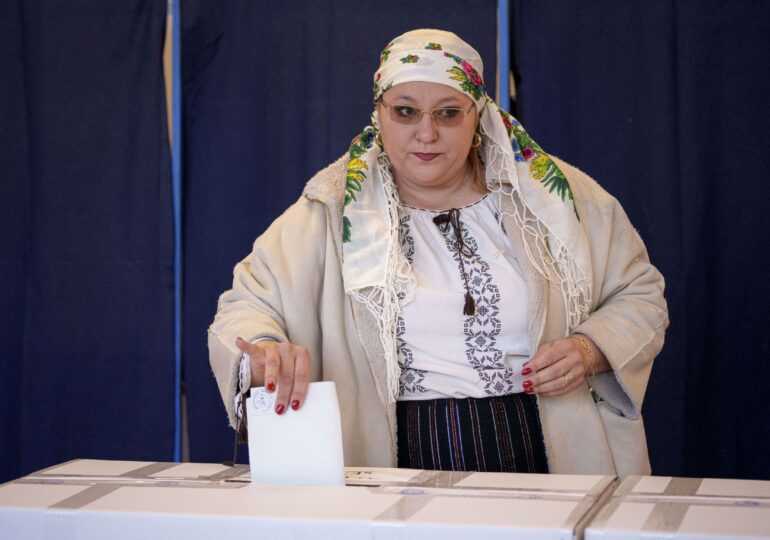
//> input picture images/sosoaca.bmp, 770 x 540 px
$ ./main   (built with g++ and OpenCV 4)
//> lines starting //> are read from the running program, lines starting //| are printed output that depends on the picture; after the words box and inside, x2 and y2 are one past the last pixel; in counts of white or black regions, pixels touching at a corner belong together
//> further down, imagine is the input picture: 540 rows x 770 cols, CV_8UC3; mean B, G, R 101.9, 89.9, 96
### src/efecte.h
#ifndef EFECTE_H
#define EFECTE_H

#include <opencv2/opencv.hpp>
#include <iostream>

using namespace std;
using namespace cv;

// Efecte simple
Mat efect_invert(const Mat& img);
Mat efect_monocrom(const Mat& img);
Mat efect_sepia(const Mat& img);
Mat efect_blur(const Mat& img);
Mat efect_desaturare(const Mat& img);

// Efecte complexe
Mat efect_posterize(const Mat& img, int niveluri);   // niveluri = câte valori să rămână pe canal

Mat efect_pixelate(const Mat& img, int blockSize);


#endif // EFECTE_H

### src/efecte.cpp
#include <iostream>
#include <opencv2/opencv.hpp>
#include <fstream>
#include "efecte.h"

using namespace std;
using namespace cv;


Mat efect_invert(const Mat& img) {
     // Inverseaza culorile fiecarui pixel: 255 - valoarea actuala

    //Mat rezultat = img;
    //optimizat cu img.clone
    Mat rezultat = img.clone();

    for (int i = 0; i < rezultat.rows; i++) {
        for (int j = 0; j < rezultat.cols; j++) {
            Vec3b& pixel = rezultat.at<Vec3b>(i, j);
            pixel[0] = 255 - pixel[0]; // B
            pixel[1] = 255 - pixel[1]; // G
            pixel[2] = 255 - pixel[2]; // R
        }
    }
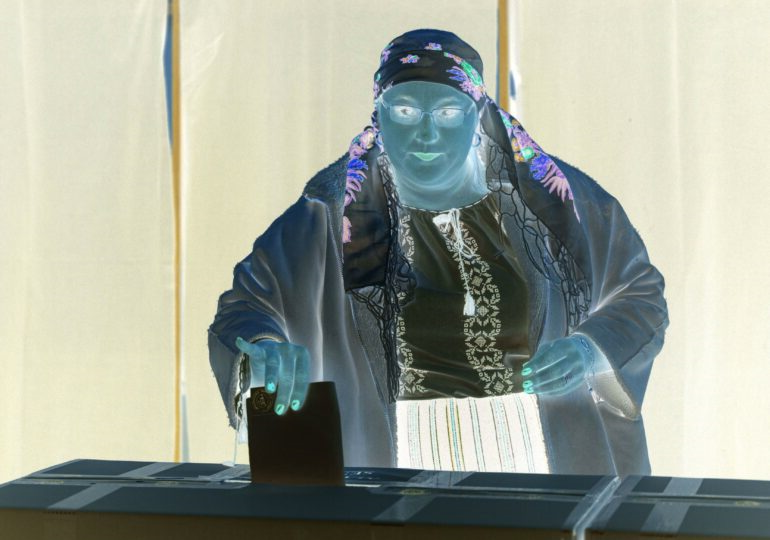
//> rezultat: 540 rows x 770 cols, CV_8UC3; mean B, G, R 153.1, 165.1, 159

    return rezultat;
}


Mat efect_monocrom(const Mat& img) {
     // Conversie la alb-negru binar pe baza mediei RGB

    //Mat rezultat = img;
    Mat rezultat = img.clone();

    for (int i = 0; i < rezultat.rows; i++) {
        for (int j = 0; j < rezultat.cols; j++) {
            Vec3b& pixel = rezultat.at<Vec3b>(i, j);
            int medie = (pixel[0] + pixel[1] + pixel[2]) / 3;
            uchar valoare = (medie > 127) ? 255 : 0;
            pixel[0] = valoare;
            pixel[1] = valoare;
            pixel[2] = valoare;
        }
    }
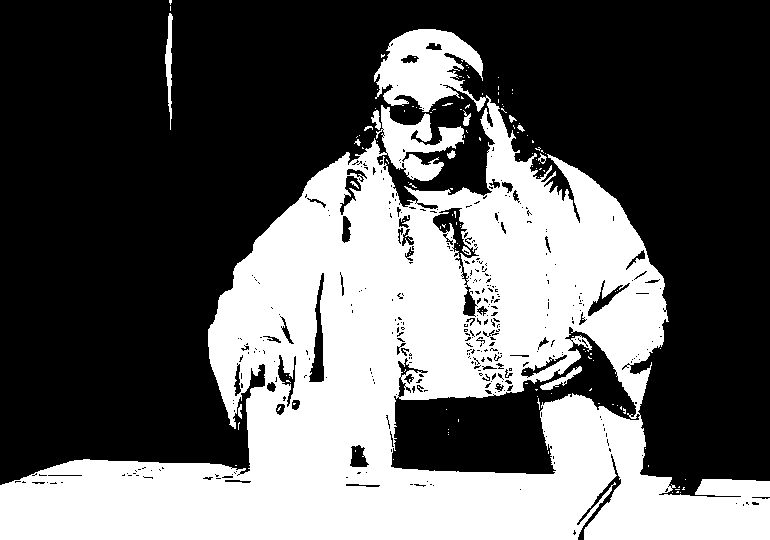
//> rezultat: 540 rows x 770 cols, CV_8UC3; 38.4% white; 139 white regions (125 under 20 px), largest, box (x1, y1, x2, y2) and area: (0, 29, 770, 540) 157991, (165, 13, 173, 130) 467, (540, 366, 582, 390) 264

    return rezultat;
}


Mat efect_sepia(const Mat& img) {
     // Aplica efectul sepia folosind formule fixe

    //Mat rezultat = img;
    Mat rezultat = img.clone();

    for (int i = 0; i < rezultat.rows; i++) {
        for (int j = 0; j < rezultat.cols; j++) {
            Vec3b pixel = rezultat.at<Vec3b>(i, j);
            int B = pixel[0], G = pixel[1], R = pixel[2];

            int nouR = 0.4 * R + 0.75 * G + 0.2 * B;
            int nouG = 0.35 * R + 0.7 * G + 0.15 * B;
            int nouB = 0.25 * R + 0.5 * G + 0.15 * B;

            if (nouR > 255) nouR = 255;
            if (nouG > 255) nouG = 255;
            if (nouB > 255) nouB = 255;

            rezultat.at<Vec3b>(i, j)[2] = (uchar)nouR;
            rezultat.at<Vec3b>(i, j)[1] = (uchar)nouG;
            rezultat.at<Vec3b>(i, j)[0] = (uchar)nouB;
        }
    }
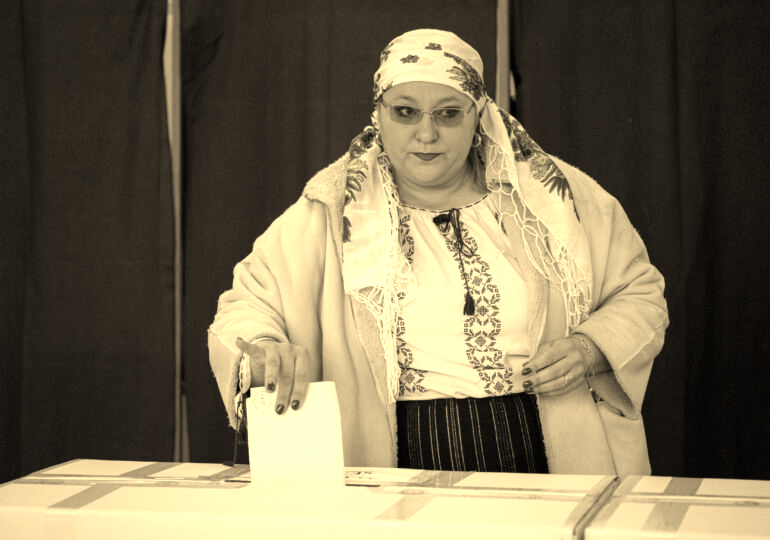
//> rezultat: 540 rows x 770 cols, CV_8UC3; mean B, G, R 83.8, 110.5, 120.3

    return rezultat;
}


// [29 lines of commented-out code are left out]
Mat efect_blur(const Mat& img) {
    int rows = img.rows;
//> rows = 540
    int cols = img.cols;
//> cols = 770

    Mat integralImg(rows + 1, cols + 1, CV_32SC3, Vec3i(0, 0, 0));

    for (int i = 0; i < rows; i++) {
        for (int j = 0; j < cols; j++) {
            Vec3b pix = img.at<Vec3b>(i, j);
            Vec3i valOrig(pix[0], pix[1], pix[2]);

            Vec3i sus    = integralImg.at<Vec3i>(i,   j + 1);
            Vec3i stanga = integralImg.at<Vec3i>(i + 1, j  );
            Vec3i diag   = integralImg.at<Vec3i>(i,   j  );

            Vec3i &dest = integralImg.at<Vec3i>(i + 1, j + 1);
            dest = valOrig + sus + stanga - diag;
        }
    }

    // Construim imaginea de output, inițial o clona a originalului
    //    Marginile le lăsăm neschimbate
    Mat rezultat = img.clone();

    // Pentru fiecare pixel interior, calculăm blur-ul pe 3×3 cu ajutorul imaginii integrale
    for (int i = 1; i < rows - 1; i++) {
        for (int j = 1; j < cols - 1; j++) {
            Vec3i A = integralImg.at<Vec3i>(i - 1,     j - 1);
            Vec3i B = integralImg.at<Vec3i>(i - 1,     j + 2);
            Vec3i C = integralImg.at<Vec3i>(i + 2,     j - 1);
            Vec3i D = integralImg.at<Vec3i>(i + 2,     j + 2);

            // Suma celor 9 pixeli (B, G, R) din patch-ul 3×3
            Vec3i sum3x3 = D + A - B - C;

            // Calculăm media pe cele 3 canale, împărțind la 9 și convertind la uchar
            Vec3b medie;
            medie[0] = static_cast<uchar>(sum3x3[0] / 9);
            medie[1] = static_cast<uchar>(sum3x3[1] / 9);
            medie[2] = static_cast<uchar>(sum3x3[2] / 9);

            rezultat.at<Vec3b>(i, j) = medie;
        }
    }

    return rezultat;
}


Mat efect_desaturare(const Mat& img) {
     // Efect de desaturare; reduce saturația culorilor

    //Mat rezultat = img;
    Mat rezultat = img.clone();

    for (int i = 0; i < img.rows; i++) {
        for (int j = 0; j < img.cols; j++) {
            Vec3b& pixel = rezultat.at<Vec3b>(i, j);
            int medie = (pixel[0] + pixel[1] + pixel[2])  / 3;

            // combina culoarea originala cu griul sau
            pixel[0] = (pixel[0] + medie) / 2;
            pixel[1] = (pixel[1] + medie) / 2;
            pixel[2] = (pixel[2] + medie) / 2;
        }
    }

    return rezultat;
}


Mat efect_posterize(const Mat& img, int niveluri) {
//> called with niveluri = 6
     // Posterize folosind algoritmul K-Means Clustering
     // niveluri = numarul de culori dorite (K)

    //Mat rezultat;
    Mat rezultat = img.clone();

    Mat samples(img.rows * img.cols, 3, CV_32F);

    // Pregatim vectorii de intrare pentru K-Means
    for (int i = 0; i < img.rows; i++) {
        for (int j = 0; j < img.cols; j++) {
            for (int c = 0; c < 3; c++) {
                samples.at<float>(i * img.cols + j, c) = static_cast<float>(img.at<Vec3b>(i, j)[c]);
            }
        }
    }

    // vector pentru etichete si pentru centrele clusterelor
    Mat etichete;
    Mat centre; // culorile fiecarui cluster

    // aici aplicam KMeans
    kmeans(samples, niveluri, etichete,
           TermCriteria(TermCriteria::EPS + TermCriteria::COUNT, 5, 1.0),
           3, KMEANS_PP_CENTERS, centre);
//> centre = [[54.92, 29.66, 28.6], [210.8, 207.3, 215.7], [116.1, 126.7, 155], [159.1, 165.3, 183], [30.93, 13.4, 12.47], [94.08, 84.2, 92.79]]

    // Refacem imaginea folosind centrele clusterelor
    rezultat = img.clone();

    for (int i = 0; i < img.rows; i++) {
        for (int j = 0; j < img.cols; j++) {
            int et = etichete.at<int>(i * img.cols + j);
            Vec3b& pixel = rezultat.at<Vec3b>(i, j);
            for (int c = 0; c < 3; c++) {
                pixel[c] = static_cast<uchar>(centre.at<float>(et, c));
            }
        }
    }
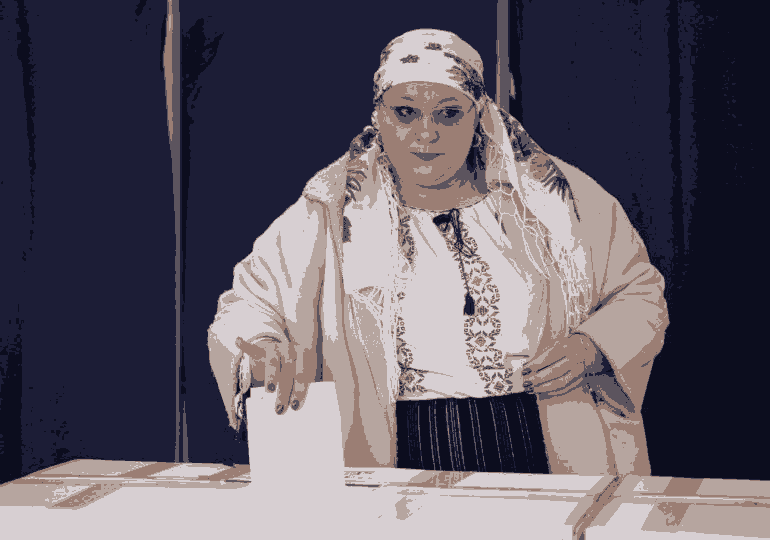
//> rezultat: 540 rows x 770 cols, CV_8UC3; mean B, G, R 101.2, 89.4, 95.4

    return rezultat;
}


Mat efect_pixelate(const Mat& img, int blockSize) {
//> called with blockSize = 10
     // Efect de pixelare: impartim imaginea in patrate egale
     // fiecare bloc este inlocuit cu culoarea medie a sa

    //Mat rezultat = img;
    Mat rezultat = img.clone();

    for (int i = 0; i < img.rows; i += blockSize) {
        for (int j = 0; j < img.cols; j += blockSize) {

            int sumaB = 0, sumaG = 0, sumaR = 0;
            int numarPixeli = 0;

            for (int x = i; x < i + blockSize && x < img.rows; x++) {
                for (int y = j; y < j + blockSize && y < img.cols; y++) {
                    Vec3b pixel = img.at<Vec3b>(x, y);
                    sumaB += pixel[0];
                    sumaG += pixel[1];
                    sumaR += pixel[2];
                    numarPixeli++;
                }
            }

            // Culoare medie
            int medieB = sumaB / numarPixeli;
            int medieG = sumaG / numarPixeli;
            int medieR = sumaR / numarPixeli;

            // aplicam culoarea medie pe tot blocul
            for (int x = i; x < i + blockSize && x < img.rows; x++) {
                for (int y = j; y < j + blockSize && y < img.cols; y++) {
                    rezultat.at<Vec3b>(x, y)[0] = (uchar)medieB;
                    rezultat.at<Vec3b>(x, y)[1] = (uchar)medieG;
                    rezultat.at<Vec3b>(x, y)[2] = (uchar)medieR;
                }
            }
        }
    }
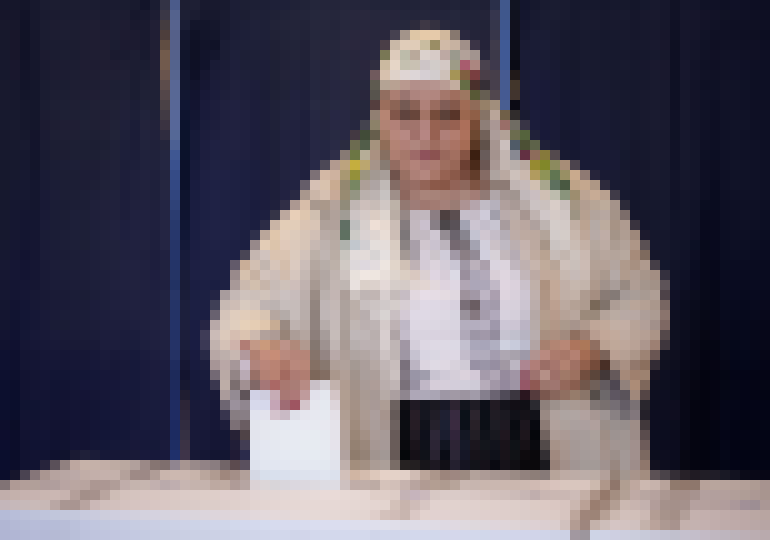
//> rezultat: 540 rows x 770 cols, CV_8UC3; mean B, G, R 101.4, 89.4, 95.5

    return rezultat;
}

### main.cpp
#include <iostream>
#include <opencv2/opencv.hpp>
#include "src/efecte.h"

using namespace std;
using namespace cv;

int main() {
    // Încărcăm imaginea de test (ca imagine color)
    Mat imagine = imread("C:\\Users\\Cata\\Desktop\\An3_Semestrul2\\PI\\Proiect_PI_Special_Effects\\images\\sosoaca.bmp", IMREAD_COLOR);
    if (imagine.empty()) {
        cout << "Eroare: imaginea nu a fost găsită sau este invalidă." << endl;
        return -1;
    }

    imshow("Imagine originală", imagine);
    waitKey(0);

    // inverted
    Mat img_invert = efect_invert(imagine.clone());
    imshow("Invert", img_invert);
    imwrite("output/invert.bmp", img_invert);
    waitKey(0);

    // monochrome
    Mat img_monocrom = efect_monocrom(imagine.clone());
    imshow("Monocrom", img_monocrom);
    imwrite("output/monocrom.bmp", img_monocrom);
    waitKey(0);

    // sepia
    Mat img_sepia = efect_sepia(imagine.clone());
    imshow("Sepia", img_sepia);
    imwrite("output/sepia.bmp", img_sepia);
    waitKey(0);

    // blur
    Mat img_blur = efect_blur(imagine.clone());
    imshow("Blur", img_blur);
    imwrite("output/blur.bmp", img_blur);
    waitKey(0);

    // desaturare
    Mat img_desat = efect_desaturare(imagine.clone());
    imshow("Desaturare", img_desat);
    imwrite("output/desaturare.bmp", img_desat);
    waitKey(0);

    //posterize
    Mat img_poster = efect_posterize(imagine.clone(), 6);  // 6 culori
    imshow("Posterize", img_poster);
    imwrite("output/posterize.bmp", img_poster);
    waitKey(0);

    //pixelate
    Mat img_pixel = efect_pixelate(imagine.clone(), 10);  // blocuri de 10x10
    imshow("Pixelate", img_pixel);
    imwrite("output/pixelate.bmp", img_pixel);
    waitKey(0);


    return 0;
}

$ run again, with images/elefant.bmp copied over images/sosoaca.bmp
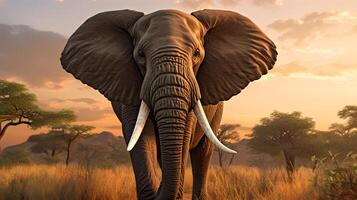
//> input picture images/elefant.bmp, 357 x 200 px
//> imagine is the input picture: 200 rows x 357 cols, CV_8UC3; mean B, G, R 76.9, 106.6, 142.4
//> after the loop in efect_monocrom, `for (int i = 0; i < rezultat.rows; i++)`:
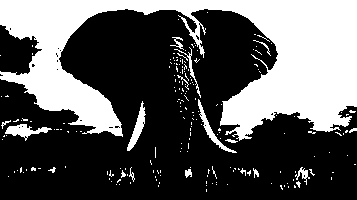
//> rezultat: 200 rows x 357 cols, CV_8UC3; 34.8% white; 200 white regions (182 under 20 px), largest, box (x1, y1, x2, y2) and area: (0, 0, 357, 141) 22712, (5, 124, 52, 141) 330, (127, 101, 146, 151) 317
//> centre = [[18.73, 28.53, 47.6], [89.41, 127.2, 177.6], [172.1, 214.5, 250.3], [37.91, 61.73, 90.51], [47.76, 91.58, 145.2], [147.1, 174.4, 211.6]]
//> after the loop in efect_pixelate, `for (int i = 0; i < img.rows; i += blockSize)`:
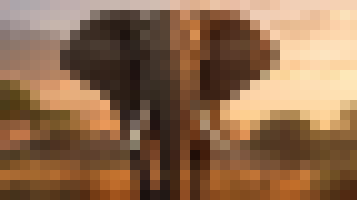
//> rezultat: 200 rows x 357 cols, CV_8UC3; mean B, G, R 76.4, 106.2, 141.9

$ run again, with images/tree.bmp copied over images/sosoaca.bmp
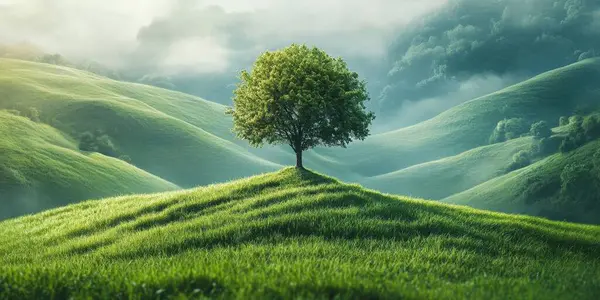
//> input picture images/tree.bmp, 600 x 300 px
//> imagine is the input picture: 300 rows x 600 cols, CV_8UC3; mean B, G, R 105.1, 141, 109
//> after the loop in efect_monocrom, `for (int i = 0; i < rezultat.rows; i++)`:
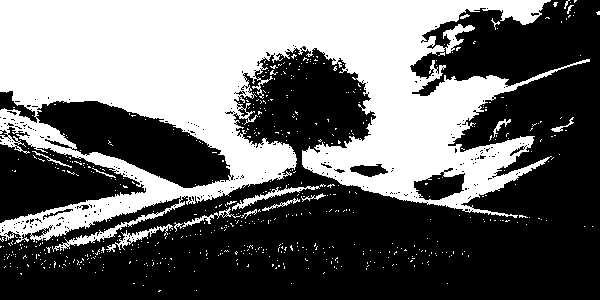
//> rezultat: 300 rows x 600 cols, CV_8UC3; 40.8% white; 575 white regions (561 under 20 px), largest, box (x1, y1, x2, y2) and area: (0, 0, 590, 252) 70511, (232, 185, 320, 211) 395, (106, 224, 173, 252) 374
//> centre = [[36.86, 73.4, 42.1], [200.1, 216.9, 204.3], [99.77, 112.3, 68.77], [48.84, 128.3, 95.37], [104.2, 181.9, 157.9], [148.3, 162.1, 117.3]]
//> after the loop in efect_pixelate, `for (int i = 0; i < img.rows; i += blockSize)`:
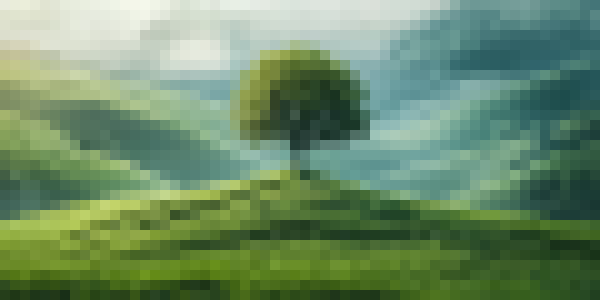
//> rezultat: 300 rows x 600 cols, CV_8UC3; mean B, G, R 104.6, 140.5, 108.5

$ run again, with images/PAX-240559_APP-293828_ProfilePicture-2350398.jpg saved as images/sosoaca.bmp
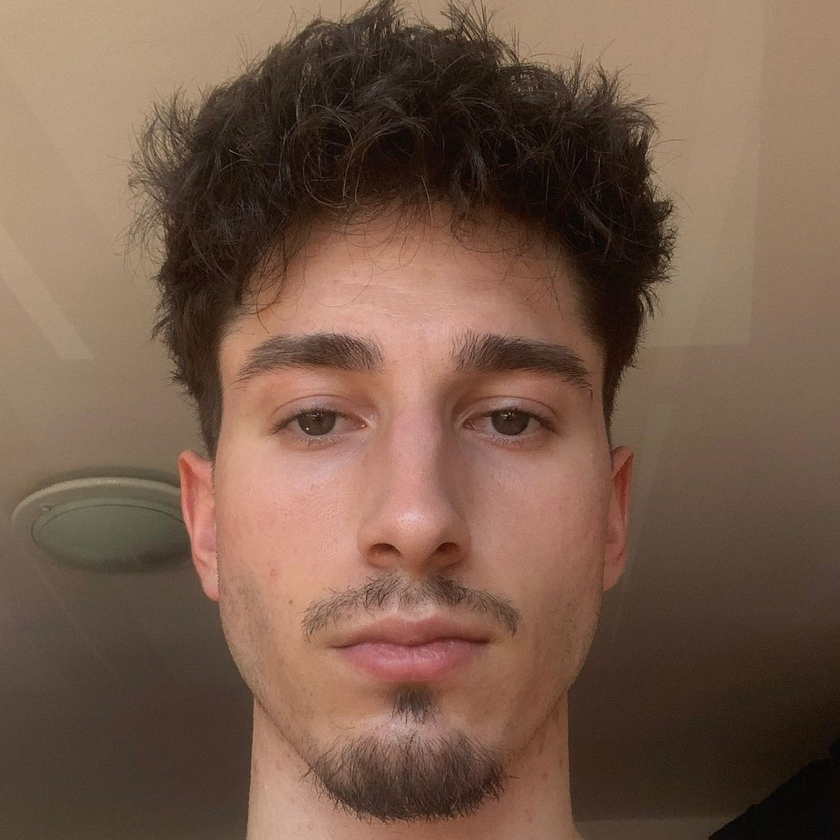
//> input picture images/PAX-240559_APP-293828_ProfilePicture-2350398.jpg, 840 x 840 px, shrunk from 1152 x 1152 before the run
//> imagine is the input picture: 840 rows x 840 cols, CV_8UC3; mean B, G, R 75, 91.9, 119.6
//> after the loop in efect_monocrom, `for (int i = 0; i < rezultat.rows; i++)`:
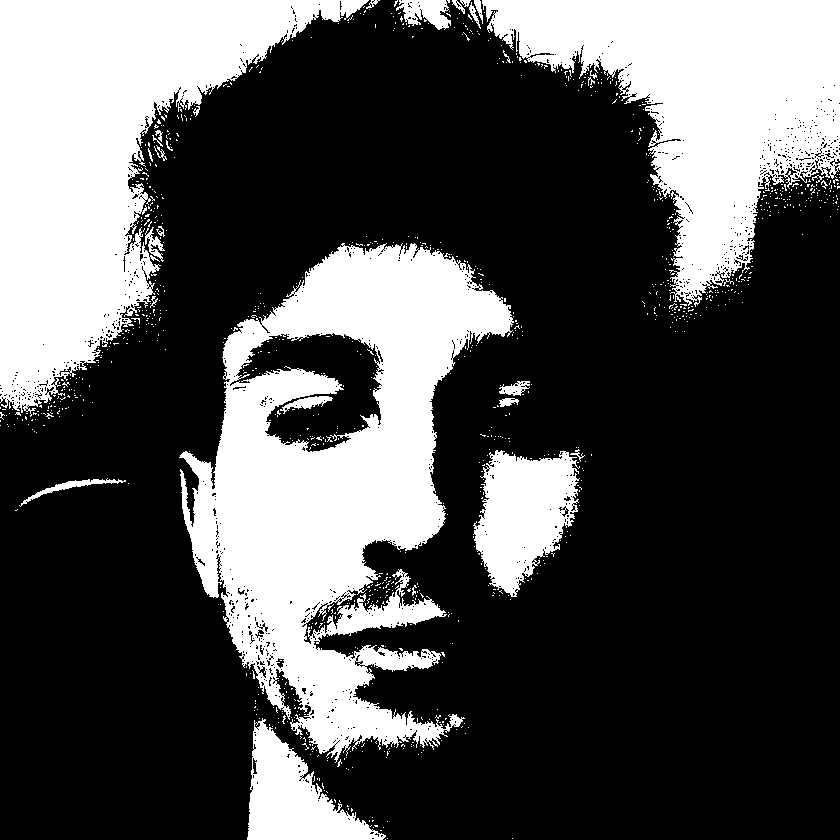
//> rezultat: 840 rows x 840 cols, CV_8UC3; 31.7% white; 1025 white regions (993 under 20 px), largest, box (x1, y1, x2, y2) and area: (179, 243, 514, 763) 81975, (0, 0, 369, 417) 66053, (482, 0, 840, 307) 51841
//> centre = [[42.99, 54.41, 71.87], [109, 132.2, 167.1], [63.7, 79.56, 105.6], [131.8, 154.3, 195.4], [84.25, 103.6, 137.5], [16.17, 24.39, 37.61]]
//> after the loop in efect_posterize, `for (int i = 0; i < img.rows; i++)`:
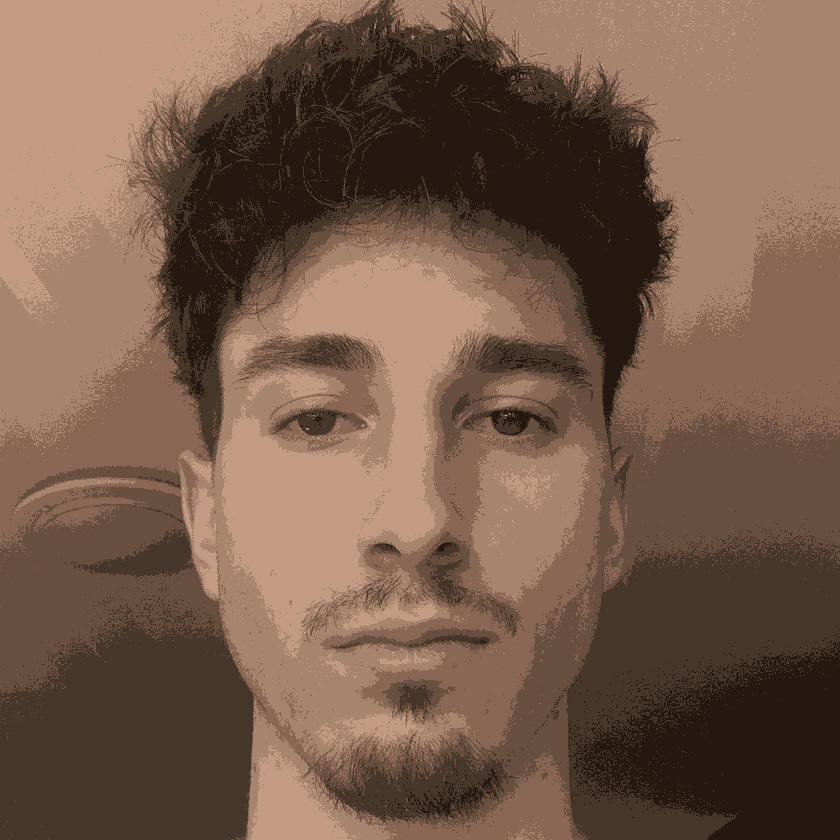
//> rezultat: 840 rows x 840 cols, CV_8UC3; mean B, G, R 74.5, 91.5, 119.1
